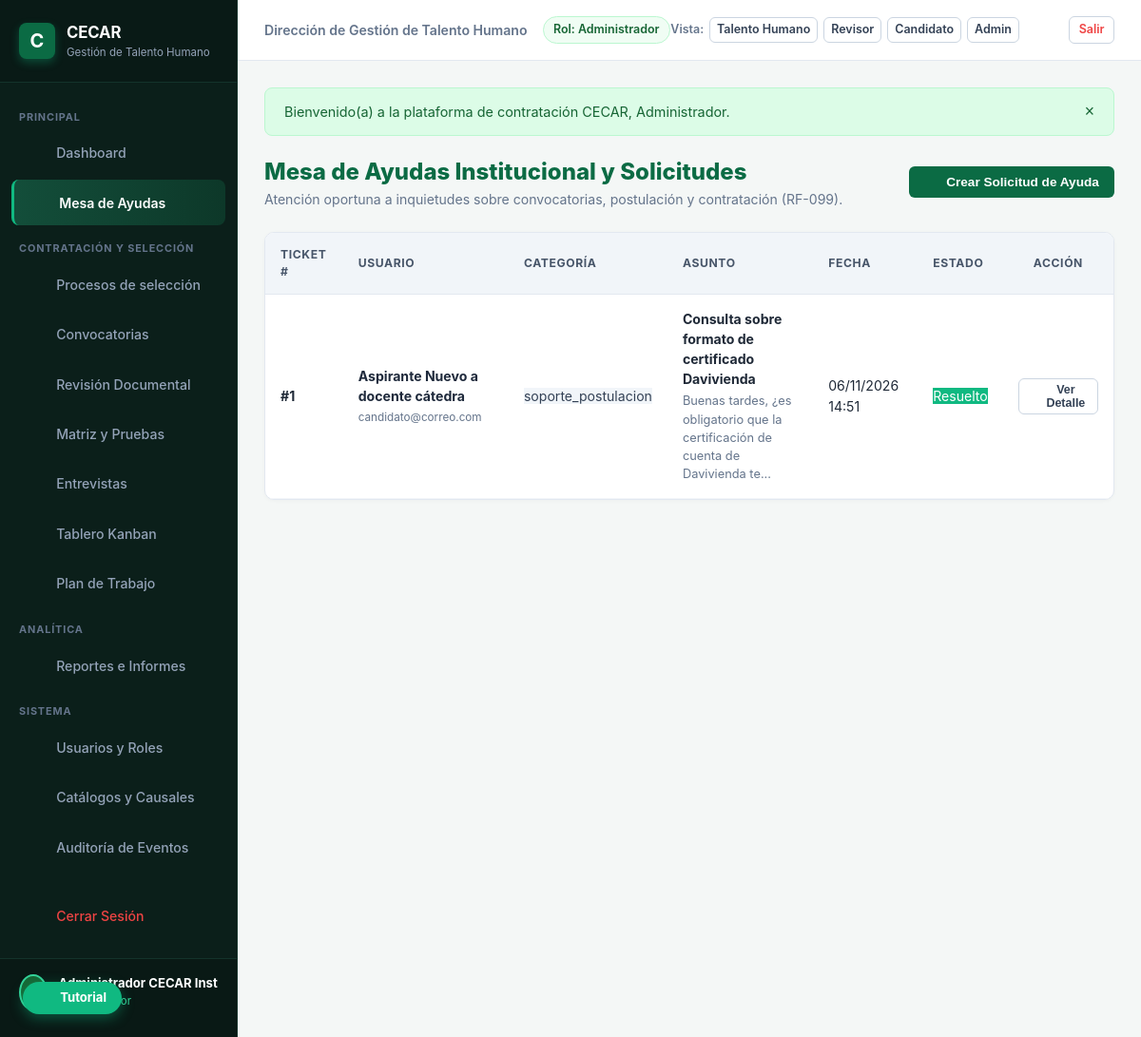
Screenshot of /index.php?c=MesaAyuda&a=index (signed in) with the database file from the repository.
### tables this page shows
CREATE TABLE tickets_ayuda (
    id INTEGER PRIMARY KEY AUTOINCREMENT,
    usuario_id INTEGER NOT NULL,
    categoria VARCHAR(50) NOT NULL DEFAULT 'soporte_postulacion',
    asunto VARCHAR(200) NOT NULL,
    mensaje TEXT NOT NULL,
    estado VARCHAR(30) NOT NULL DEFAULT 'abierto', -- abierto, en_atencion, resuelto, cerrado
    respuesta TEXT,
    respondido_por INTEGER,
    fecha_creacion DATETIME NOT NULL DEFAULT CURRENT_TIMESTAMP,
    fecha_respuesta DATETIME,
    FOREIGN KEY (usuario_id) REFERENCES usuarios(id),
    FOREIGN KEY (respondido_por) REFERENCES usuarios(id)
);

### app/Controllers/MesaAyudaController.php (called while the page is built, shortened)
<?php
class MesaAyudaController {
    public function index(Request $request): void {
        $usuarioId = AuthHelper::esCandidato() ? AuthHelper::getUsuarioId() : null;
        $tickets = TicketAyuda::listar($usuarioId);
        View::render('mesa_ayuda.index', [
            'tickets' => $tickets,
            'esGestor' => AuthHelper::esTalentoHumano()
        ], 'main');
    }
}

### app/Core/Router.php (called while the page is built, shortened)
<?php
class Router {
    public static function dispatch(): void {
        $request = new Request();
        $actionName = $request->get('a');
        $controller = new $controllerClass();
        $controller->$actionName($request);
    }
}

### public/index.php (called while the page is built, shortened)
<?php
spl_autoload_register(function ($class) {
    $prefix = 'App\\';
    $baseDir = ROOT_PATH . '/app/';
    $len = strlen($prefix);
    $relativeClass = substr($class, $len);
    $file = $baseDir . str_replace('\\', '/', $relativeClass) . '.php';
});
try {
    \App\Core\Router::dispatch();
} catch (\Throwable $e) {
    error_log("Error en la ejecución de la aplicación: " . $e->getMessage() . " en " . $e->getFile() . ":" . $e->getLine());
    http_response_code(500);
    if (APP_ENV === 'development') {
        echo "<div style='font-family: sans-serif; padding: 2rem; background: #fee2e2; border: 1px solid #ef4444; border-radius: 8px; margin: 2rem auto; max-width: 800px;'>";
        echo "<h2 style='color: #991b1b;'>Error 500 en la Aplicación</h2>";
        echo "<p><strong>Mensaje:</strong> " . htmlspecialchars($e->getMessage()) . "</p>";
        echo "<p><strong>Archivo:</strong> " . htmlspecialchars($e->getFile()) . " (Línea: " . $e->getLine() . ")</p>";
        echo "<pre style='background: #fff; padding: 1rem; border-radius: 6px; overflow: auto;'>" . htmlspecialchars($e->getTraceAsString()) . "</pre>";
        echo "</div>";
    } else {
        echo "<div style='font-family: sans-serif; padding: 3rem; text-align: center;'>";
        echo "<h2>Error Inesperado</h2><p>Ocurrió un error en el servidor. Por favor comuníquese con Mesa de Ayuda CECAR.</p>";
        echo "</div>";
    }
}

### app/Models/TicketAyuda.php (called while the page is built, shortened)
<?php
class TicketAyuda {
    public static function listar(?int $usuarioId = null): array {
        $pdo = Database::getConnection();
        $sql = "
            SELECT t.*, u.nombres, u.apellidos, u.correo, r.nombres as respondido_nombres, r.apellidos as respondido_apellidos
            FROM tickets_ayuda t
            JOIN usuarios u ON t.usuario_id = u.id
            LEFT JOIN usuarios r ON t.respondido_por = r.id
        ";
        $params = [];
        $sql .= " ORDER BY t.fecha_creacion DESC";
        $stmt = $pdo->prepare($sql);
        $stmt->execute($params);
        return $stmt->fetchAll();
    }
}

### app/Helpers/FormatHelper.php (called while the page is built, shortened)
<?php
class FormatHelper {
    public static function fecha(?string $datetime, string $format = 'd/m/Y H:i'): string {
        $time = strtotime($datetime);
        return date($format, $time);
    }
}

### views/mesa_ayuda/index.php (the view, shortened to what this page needs)
<div style="margin-bottom: 1.5rem; display: flex; justify-content: space-between; align-items: center; flex-wrap: wrap; gap: 1rem;">
    <div>
        <h1 style="color: #0b6b44; font-size: 1.5rem; font-weight: 800;">
            Mesa de Ayudas Institucional y Solicitudes
        </h1>
        <p style="color: #64748b; font-size: 0.88rem;">
            Atención oportuna a inquietudes sobre convocatorias, postulación y contratación (RF-099).
        </p>
    </div>
    <button onclick="openModal('modalNuevoTicket')" class="btn btn-primary">
        <?= \App\Helpers\IconHelper::render('plus', 16) ?> Crear Solicitud de Ayuda
    </button>
</div>
<div class="table-responsive">
    <table class="cecar-table">
        <thead>
            <tr>
                <th>Ticket #</th>
                <th>Usuario</th>
                <th>Categoría</th>
                <th>Asunto</th>
                <th>Fecha</th>
                <th>Estado</th>
                <th style="text-align: center;">Acción</th>
            </tr>
        </thead>
        <tbody>
            <?php if (empty($tickets)): ?>
                <tr><td colspan="7" style="text-align: center; color: #94a3b8; padding: 2rem;">No hay tickets de ayuda registrados.</td></tr>
            <?php else: ?>
                <?php foreach ($tickets as $t): ?>
                    <tr>
                        <td><strong>#<?= $t['id'] ?></strong></td>
                        <td>
                            <div style="font-weight: 700; color: #1e293b;"><?= htmlspecialchars($t['nombres'] . ' ' . $t['apellidos'], ENT_QUOTES, 'UTF-8') ?></div>
                            <small style="color: #64748b;"><?= htmlspecialchars($t['correo'], ENT_QUOTES, 'UTF-8') ?></small>
                        </td>
                        <td><span class="badge" style="background: #f1f5f9; color: #334155;"><?= htmlspecialchars($t['categoria'], ENT_QUOTES, 'UTF-8') ?></span></td>
                        <td>
                            <strong><?= htmlspecialchars($t['asunto'], ENT_QUOTES, 'UTF-8') ?></strong>
                            <p style="color: #64748b; font-size: 0.8rem; margin-top: 0.2rem;"><?= htmlspecialchars(substr($t['mensaje'], 0, 80), ENT_QUOTES, 'UTF-8') ?>...</p>
                        </td>
                        <td><?= FormatHelper::fecha($t['fecha_creacion']) ?></td>
                        <td>
                            <span class="badge" style="background: <?= ($t['estado'] === 'resuelto') ? '#10b981' : '#f59e0b' ?>; color: #fff;">
                                <?= ucfirst($t['estado']) ?>
                            </span>
                        </td>
                        <td style="text-align: center;">
                            <button onclick="verTicket(<?= htmlspecialchars(json_encode($t), ENT_QUOTES, 'UTF-8') ?>)" class="btn btn-secondary btn-sm" style="display: inline-flex; align-items: center; gap: 0.35rem;">
                                <?= \App\Helpers\IconHelper::render('eye', 14) ?> Ver Detalle
                            </button>
                        </td>
                    </tr>
                <?php endforeach; ?>
            <?php endif; ?>
        </tbody>
    </table>
</div>

### app/Helpers/IconHelper.php (shortened to what this page needs)
<?php
class IconHelper {
    public static function render(string $name, int $size = 18, string $class = ''): string {
        $strokeWidth = '2';
        $style = sprintf('width: %dpx; height: %dpx; vertical-align: middle; display: inline-block;', $size, $size);
        $svgContent = $icons[$name] ?? $icons['file'];
        return sprintf(
            '<svg class="cecar-icon %s" style="%s" viewBox="0 0 24 24" fill="none" stroke="currentColor" stroke-width="%s" stroke-linecap="round" stroke-linejoin="round">%s</svg>',
            htmlspecialchars($class, ENT_QUOTES, 'UTF-8'),
            $style,
            $strokeWidth,
            $svgContent
        );
    }
}

### public/css/theme.css (style rules this page uses)
:root { --cecar-primary: #0b6b44; --cecar-primary-dark: #085234; --cecar-primary-light: #10b981; --cecar-primary-gradient: linear-gradient(135deg, #126338 0%, #0a4425 100%); --cecar-banner-gradient: linear-gradient(90deg, #1b7340 0%, #0f4b27 100%); --dark-bg: #071310; --dark-card: #0d211c; --dark-card-border: #16362e; --text-main: #1f2937; --text-muted: #64748b; --bg-app: #f4f7f6; --bg-card: #ffffff; --border-color: #e2e8f0; --success: #10b981; --warning: #f59e0b; --danger: #ef4444; --info: #3b82f6; --font-family: -apple-system, BlinkMacSystemFont, "Segoe UI", Roboto, Helvetica, Arial, sans-serif; }
* { box-sizing: border-box; margin: 0; padding: 0; }
body { font-family: var(--font-family); background-color: var(--bg-app); color: var(--text-main); line-height: 1.5; min-height: 100vh; }
.table-responsive { background: #ffffff; border: 1px solid var(--border-color); border-radius: 10px; overflow-x: auto; box-shadow: 0 1px 4px rgba(0,0,0,0.03); }
.cecar-table { width: 100%; border-collapse: collapse; text-align: left; font-size: 0.88rem; }
.cecar-table th { background: #f1f5f9; color: #475569; font-weight: 700; font-size: 0.76rem; text-transform: uppercase; letter-spacing: 0.05em; padding: 0.85rem 1rem; border-bottom: 1px solid var(--border-color); }
.cecar-table td { padding: 0.95rem 1rem; border-bottom: 1px solid #f1f5f9; vertical-align: middle; }
.btn { display: inline-flex; align-items: center; justify-content: center; gap: 0.45rem; padding: 0.45rem 0.95rem; border-radius: 6px; font-size: 0.85rem; font-weight: 600; cursor: pointer; border: 1px solid transparent; text-decoration: none; transition: all 0.15s ease; }
.btn-primary { background: var(--cecar-primary); color: #ffffff; }
.btn-secondary { background: #ffffff; border-color: #cbd5e1; color: #334155; }
.btn-sm { padding: 0.25rem 0.6rem; font-size: 0.78rem; }

### rows the page displays
tickets_ayuda: id "1", apellidos "Aspirante Nuevo a docente cátedra", correo "candidato@correo.com", categoria "soporte_postulacion", asunto "Consulta sobre formato de certificado Davivienda", mensaje "Buenas tardes, ¿es obligatorio que la certificación de cuenta de Davivienda te", fecha_creacion "06/11/2026 14:51", estado "Resuelto"

### other values shown
AuthHelper::getDependenciaNombre() "Dirección de Gestión de Talento Humano"
AuthHelper::getRolNombre() "Administrador"
$f['mensaje'] "Bienvenido(a) a la plataforma de contratación CECAR, Administrador."
